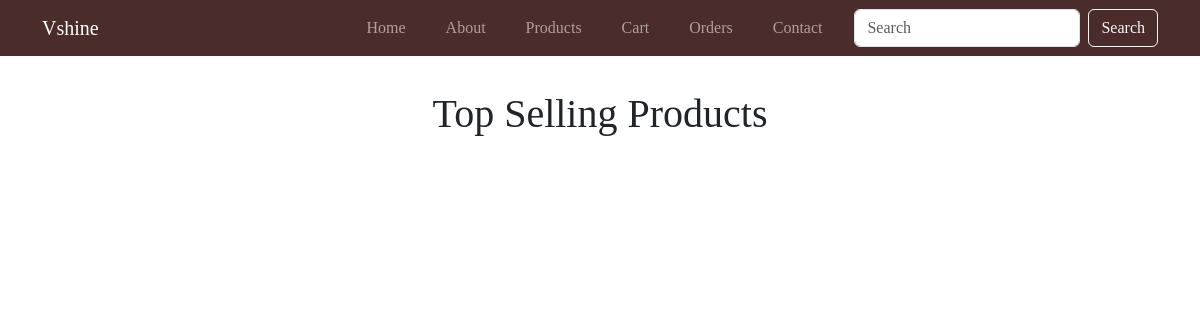
/products/, run on an earlier commit of the app's database.
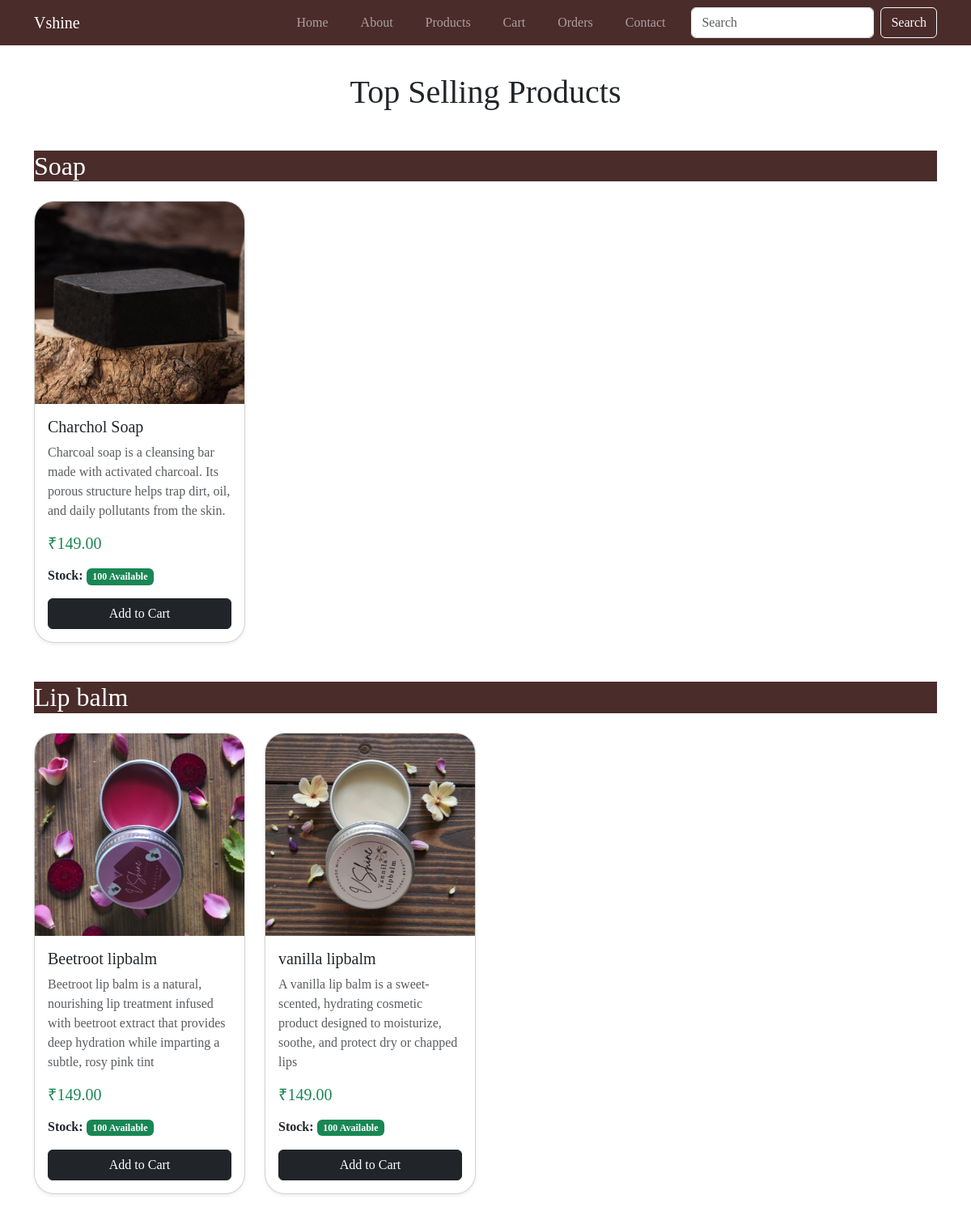
And on a later commit of the database.
### products/models.py (models this page shows, shortened)
class Catagories(models.Model):
    name = models.CharField(max_length=100)

class Products(models.Model):
    name = models.CharField(max_length=100)
    description = models.CharField(max_length=500)
    price = models.DecimalField(max_digits=6, decimal_places=2, default=0.00)
    stock = models.IntegerField()
    image =  models.ImageField(upload_to='products/')
    category = models.ForeignKey(Catagories,on_delete=models.PROTECT,related_name='products',null=True,blank=True
)

### products/views.py (the view)
# urls.py: path('products/', views.view_products, name='view_products')
def view_products(request):
    products = Products.objects.all()
    categories = Catagories.objects.all()
    context = {
        'products': products,
        'categories': categories
    }
    return render(request, 'products.html', context)

### products/templates/products.html (shortened to what this page needs)
{% extends 'home.html' %}
{% block content %}
<div class="container" style="padding-top: 90px; font-family: cursive;">
    <h1 class="text-center mb-5">
        Top Selling Products
    </h1>
    {% for category in categories %}
    <h2 class="mb-4" style="background-color: #4A2C2A; color: white;">
        {{ category.name }}
    </h2>
    <div class="row g-4 mb-5">
        {% for product in category.products.all %}
        <div class="col-12 col-sm-6 col-lg-4 col-xl-3">
            <div class="card h-100 shadow-sm product-card">
                {% if product.image %}
                <img src="{{ product.image.url }}"
                     class="card-img-top product-image"
                     alt="{{ product.name }}">
                {% else %}
                <div class="no-image">
                    No Image
                </div>
                {% endif %}
                <div class="card-body d-flex flex-column">
                    <h5 class="card-title">
                        {{ product.name }}
                    </h5>
                    <p class="card-text text-muted">
                        {{ product.description }}
                    </p>
                    <div class="mt-auto">
                        <h5 class="text-success mb-3">
                            ₹{{ product.price }}
                        </h5>
                        <p class="mb-3">
                            <strong>
                                Stock:
                            </strong>
                            {% if product.stock > 0 %}
                            <span class="badge bg-success">
                                {{ product.stock }} Available
                            </span>
                            {% else %}
                            <span class="badge bg-danger">
                                Out of Stock
                            </span>
                            {% endif %}
                        </p>
                        {% if product.stock > 0 %}
                        <a href="{% url 'cart:add_to_cart' product.id %}"
                           class="btn btn-dark w-100">
                            Add to Cart
                        </a>
                        {% else %}
                        <button class="btn btn-secondary w-100" disabled>
                            Out of Stock
                        </button>
                        {% endif %}
                    </div>
                </div>
            </div>
        </div>
        {% endfor %}
    </div>
    {% endfor %}
</div>
{% endblock %}

### products/templates/home.html (shortened to what this page needs)
<!DOCTYPE html>
<html lang="en">
{% load static %}
<head>
    {% load bootstrap5 %}
    {% bootstrap_css %}
    <link rel="stylesheet" href="{% static 'styles/styles.css' %}">
</head>
<body>
    <nav class="navbar fixed-top navbar-expand-lg navbar-dark" style="font-family: cursive; background-color: #4A2C2A;">
        <div class="container">
            <a class="navbar-brand" href="#">
                Vshine
            </a>
            <div class="collapse navbar-collapse" id="navbarSupportedContent">
                <ul class="navbar-nav ms-auto gap-lg-4">
                    <li class="nav-item">
                        <a class="nav-link" href="{% url 'home:list' %}">
                            Home
                        </a>
                    </li>
                    <li class="nav-item">
                        <a class="nav-link" href="{% url 'about:about' %}">
                            About
                        </a>
                    </li>
                    <li class="nav-item">
                        <a class="nav-link" href="{% url 'home:view_products' %}">
                            Products
                        </a>
                    </li>
                    <li class="nav-item">
                        <a class="nav-link" href="{% url 'cart:cart' %}">
                            Cart
                        </a>
                    </li>
                    <li class="nav-item">
                        <a class="nav-link" href="{% url 'order:my_orders' %}">
                            Orders
                        </a>
                    </li>
                    <li class="nav-item">
                        <a class="nav-link" href="#">
                            Contact
                        </a>
                    </li>
                </ul>
                <form class="d-flex ms-lg-4 mt-3 mt-lg-0" role="search">
                    <input class="form-control me-2" type="search" placeholder="Search" aria-label="Search">
                    <button class="btn btn-outline-light" type="submit">
                        Search
                    </button>
                </form>
            </div>
        </div>
    </nav>
    {% block content %}{% endblock %}
</body>
</html>

### products/templates/products.html (style rules this page uses)
.product-card { border-radius: 25px; overflow: hidden; transition: transform 0.2s ease, box-shadow 0.2s ease; }
.product-image { width: 100%; height: 250px; object-fit: cover; }

What changed in the data, as far as the page shows it:
added Catagories: name "Soap"
added Products: image (picture), name "Charchol Soap", description "Charcoal soap is a cleansing bar made with activated charcoal. Its porous structure helps trap dirt, oil, and daily pollutants from the skin.", price "149.00", stock "100", shows "Add to Cart", shown under "Soap"
added Catagories: name "Lip balm"
now on this page (row edited): Products: image (picture), name "Beetroot lipbalm", description "Beetroot lip balm is a natural, nourishing lip treatment infused with beetroot extract that provides deep hydration while imparting a subtle, rosy pink tint", price "149.00", stock "100", shows "Add to Cart", shown under "Lip balm"
now on this page (row edited): Products: image (picture), name "vanilla lipbalm", description "A vanilla lip balm is a sweet-scented, hydrating cosmetic product designed to moisturize, soothe, and protect dry or chapped lips", price "149.00", stock "100", shows "Add to Cart", shown under "Lip balm"
